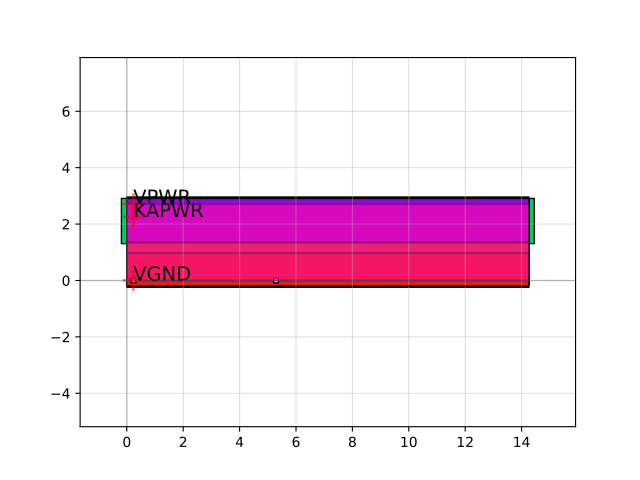

This chart was generated by the following Python code:
import sky130

c = sky130.components.sky130_fd_sc_hd__lpflow_isobufsrckapwr_16()
c.plot()
